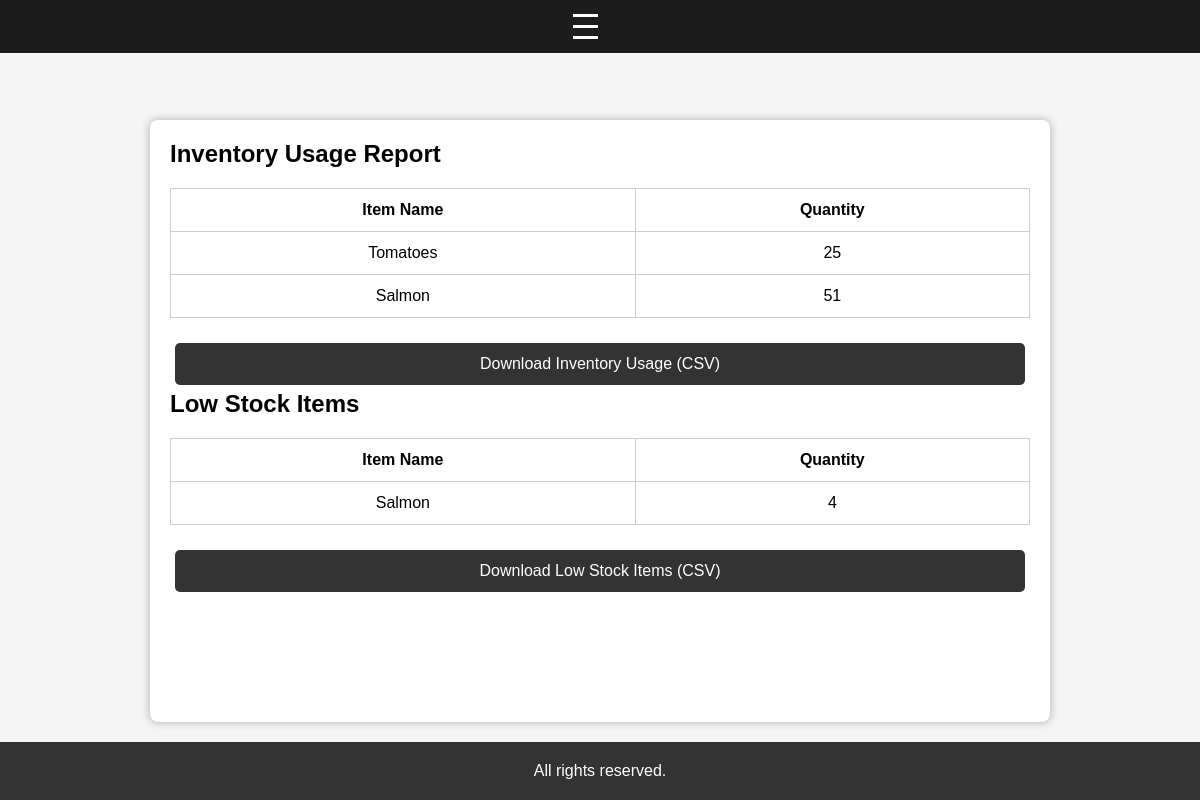
The page /reports on the database as committed earlier.
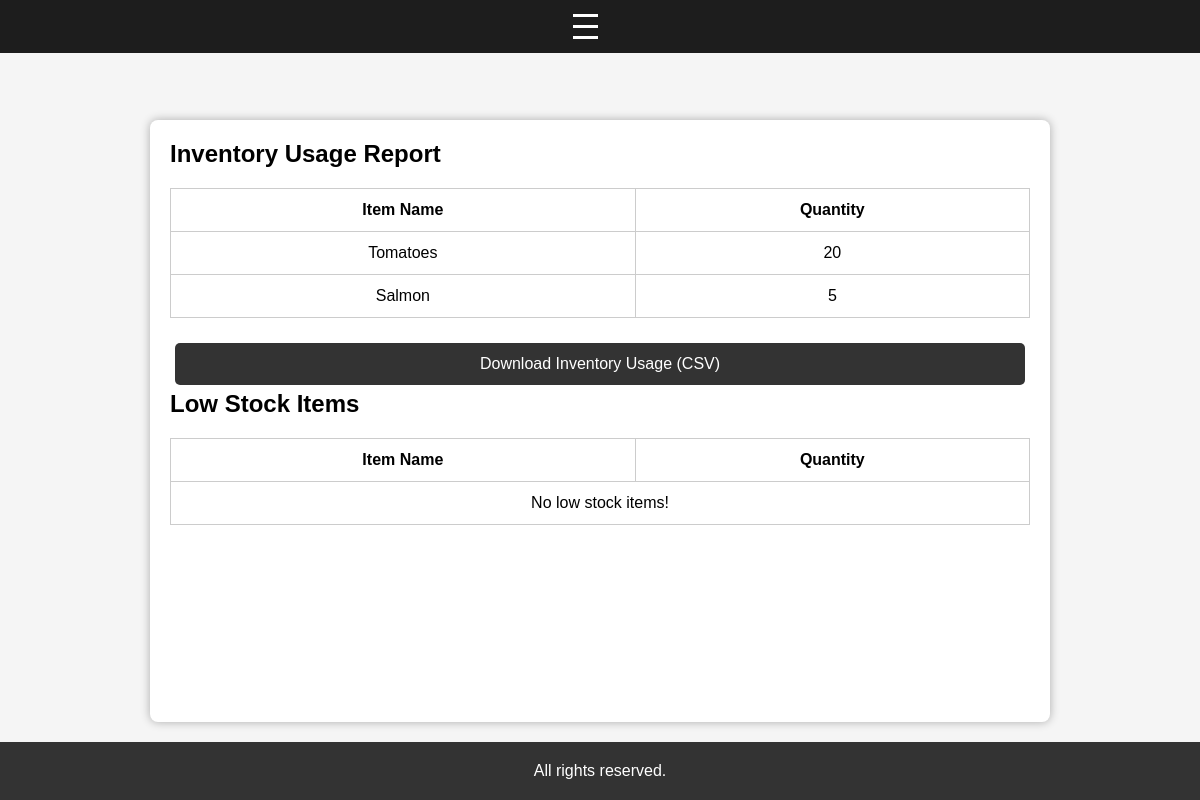
The same page on the database as committed later.
### app/models.py (models this page shows)
class Inventory(db.Model):
    id = db.Column(db.Integer, primary_key=True)
    item_name = db.Column(db.String(255), nullable=False)
    quantity = db.Column(db.Integer, nullable=False)
    used_quantity = db.Column(db.Integer, nullable=False, default=0)
    supplier_id = db.Column(db.Integer, db.ForeignKey('supplier.id', ondelete="RESTRICT"), nullable=False)

### app/routes/manager_routes.py (the view)
@manager_bp.route('/reports')
def manager_reports():
    inventory_usage = InventoryLogic.get_all_inventory_items()
    low_stock_items = InventoryLogic.get_low_stock_items(threshold=5)
    return render_template('reports.html', inventory_usage=inventory_usage, low_stock_items=low_stock_items)

### app/logic/Inventory.py (called while the page is built)
    @staticmethod
    def get_all_inventory_items():
        return BaseCRUD.get_all(Inventory)

    @staticmethod
    def get_low_stock_items(threshold=5):
        return Inventory.query.filter(Inventory.quantity < threshold).all()

### app/logic/base_crud.py (called while the page is built)
    @staticmethod
    def get_all(model):
        return model.query.all() # return all table content

### templates/Reports.html (shortened to what this page needs)
<!DOCTYPE html>
<html lang="en">
<head>
    <link rel="stylesheet" href="{{ url_for('static', filename='css/base.css') }}">
</head>
<body>
    {% include 'partials/nav.html' %}
    <section>
        <h2>Inventory Usage Report</h2>
        <table>
            <tr>
                <th>Item Name</th>
                <th>Quantity</th>
            </tr>
            {% for item in inventory_usage %}
            <tr>
                <td>{{ item.item_name }}</td>
                <td>{{ item.used_quantity }}</td>
            </tr>
            {% endfor %}
        </table>
        {% if inventory_usage %}
        <form action="{{ url_for('manager.download_inventory_usage_csv') }}" method="get">
            <button type="submit">Download Inventory Usage (CSV)</button>
        </form>
        {% endif %}
        <h2>Low Stock Items</h2>
        <table>
            <tr>
                <th>Item Name</th>
                <th>Quantity</th>
            </tr>
            {% for item in low_stock_items %}
            <tr>
                <td>{{ item.item_name }}</td>
                <td>{{ item.quantity }}</td>
            </tr>
            {% else %}
            <tr><td colspan="2">No low stock items!</td></tr>
            {% endfor %}
        </table>
        {% if low_stock_items %}
        <form action="{{ url_for('manager.download_low_inventory_csv') }}" method="get">
            <button type="submit">Download Low Stock Items (CSV)</button>
        </form>
        {% endif %}
    </section>
    <footer>
        <p>All rights reserved.</p>
    </footer>
</body>
</html>

Rows that differ between the two databases and show on the page:
no longer on one of the page's lists (row edited): Inventory: item_name "Salmon", quantity "4"
changed Inventory "Tomatoes": used_quantity "25" → "20"
changed Inventory "Salmon": used_quantity "51" → "5"
Other text that changed with them:
text no longer shown: "Download Low Stock Items (CSV)"
text now shown: "No low stock items!"
